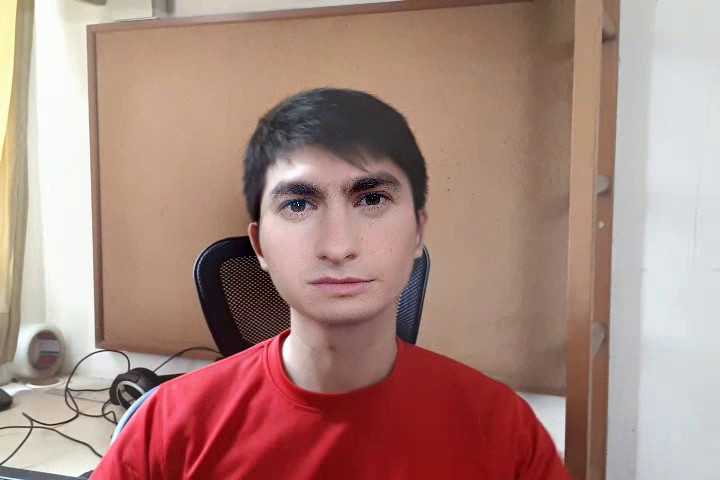
#> input picture frame 27 of videos/swap.avi, 720 x 480 px, given in place of bird.mp4, which was not available
$ python lucas_kanade_tracker.py   (older library calls are emulated)
#> lines starting #> are read from the running program, lines starting #| are printed output that depends on the picture; after the words box and inside, x2 and y2 are one past the last pixel; in counts of white or black regions, pixels touching at a corner belong together; pictures that were not available may be replaced by others from this repository, and a replacement may not be noted
### lucas_kanade/src/utils.py
"""
This module contains functions used to manipulate images in OpenCV and PIL's Image.
"""
import cv2
import numpy as np
from PIL import Image
import numpy as np
import math


def conv2d(image, kernel, padding='same'):
    image_height = image.shape[0]
    image_width = image.shape[1]
    kernel_height = kernel.shape[0]
    kernel_width = kernel.shape[1]
    offset_height = kernel_height // 2
    offset_width = kernel_width // 2
    padded_image = np.zeros(((image_height + offset_height * 2), (image_width + offset_width * 2)))
    output = np.zeros(((image_height + offset_height * 2), (image_width + offset_width * 2)))

    for i in range(image_height):
        for j in range(image_width):
            padded_image[i + offset_height][j + offset_width] = image[i][j]

    for x in range(image_height):
        for y in range(image_width):
            i = x + offset_height
            j = y + offset_width
            pi = padded_image[x:x+kernel_height, y:y+kernel_width]
            output[i][j] = np.sum(np.multiply(pi, kernel))

    return output[offset_height : offset_height + image_height, offset_width : offset_width + image_width]


def gaussWin(N, alpha=2.5):
    gw = np.zeros(N);
    for i in range(N):
        n = i - (N-1.0)/2
        arg = -1.0/2 * ((alpha * n/((N-1.0)/2)) ** 2)
        gw[i] = np.exp(arg)

    gw.shape = (N, 1)
    return gw


def sqr(x):
    return np.sum(np.multiply(x, x))


# [13 lines left out: function gauss, not called in this run]

# [5 lines that do not run on import are left out]

### lucas_kanade/src/lucas_kanade_tracker.py
import numpy as np
from utils import *
import cv2
from corner_detector import *
from constants import *

def pyramid_reduce(frame):
	sz = frame.shape
	a = 0.375
	ker1d = np.array([[0.25-a/2, 0.25, a, 0.25, 0.25-a/2]])
	kernel = np.kron(ker1d, ker1d.transpose())
	kernel = np.array([[1]])
	# kernel = gaussWin(13).dot(gaussWin(13).transpose())
	smoothened_frame = (conv2d(frame, kernel, 'same')).astype(np.float32)
	return smoothened_frame[::2, ::2]

def gen_pyramid(frame, max_level):
	pyr = []
	pyr.append(frame)
	for i in range(max_level - 1):
		pyr.append(pyramid_reduce(pyr[-1]))
	return pyr

def bitmap_to_feature_list(bitmap):
	feature_list = np.zeros((Constant.NUM_FEATURE_TO_TRACK, 1, 2), np.float32)
	sz = bitmap.shape
	c = 0
	for i in range(sz[0]):
		for j in range(sz[1]):
			if bitmap[i][j] != 0:
				feature_list[c] = [i, j]
				c += 1
	return feature_list

def find_good_features(frame):
	feature_list = corner_detector(frame, 7, 7)
	p0 = bitmap_to_feature_list(feature_list)
	return p0

def lk_pyr(frame1, frame2, kernel, coordinate):
	frame_height = frame1.shape[0]
	frame_width = frame1.shape[1]
	kernel_size = kernel.shape[0]
	min_img_size = 16
	max_pyr_level = int((np.log2(min(frame_width, frame_height)/min_img_size)))
	max_pyr_level = Constant.MAX_PYRAMID_LEVEL
	# print("max_pyr_level", max_pyr_level)
	pyramid1 = gen_pyramid(frame1, max_pyr_level)
	pyramid2 = gen_pyramid(frame2, max_pyr_level)
	velocity = np.zeros(coordinate.shape, np.float32)
	st = np.ones((coordinate.shape[0]))

	for level in range(max_pyr_level - 1, -1, -1):
		frame1 = pyramid1[level]
		frame2 = pyramid2[level]
		scaled_coordinate = coordinate * 1.0 / pow(2, level)
		scaled_coordinate2 = (coordinate + velocity * 2) / pow(2, level)
		addition_velocity, st1 = lk_one_level(frame1, frame2, kernel, scaled_coordinate, scaled_coordinate2)
		velocity = velocity * 2 + addition_velocity
		for i in range(st.shape[0]):
			if st1[i] == 0:
				st[i] = 0
	return coordinate + velocity, st

def lk_one_level(frame1, frame2, kernel, coordinate, coordinate2):
	frame1 = frame1.astype(np.float32)
	frame2 = frame2.astype(np.float32)
	kernel = kernel.astype(np.float32)
	frame_height = frame1.shape[0]
	frame_width = frame1.shape[1]
	kernel_size = kernel.shape[0]
	velocity = np.zeros(coordinate.shape, np.float32)
	st = np.ones((coordinate.shape[0]))

	offset = kernel_size // 2

	for k in range(coordinate.shape[0]):
		i , j = int(coordinate[k, 0, 1]), int(coordinate[k, 0, 0])
		i2, j2 = int(coordinate2[k, 0, 1]), int(coordinate2[k, 0, 0])

		Ix_w = np.zeros_like(kernel)
		Iy_w = np.zeros_like(kernel)
		It_w = np.zeros_like(kernel)

		for x in range(kernel_size):
			for y in range(kernel_size):
				r = i - offset + x
				c = j - offset + y
				r2 = i2 - offset + x
				c2 = j2 - offset + y
				if r >= 0 and c >= 0 and r < frame_height - 1 and c <frame_width - 1:
					Ix_w[x, y] = frame1[r, c + 1] - frame1[r, c]
					Iy_w[x, y] = frame1[r + 1, c] - frame1[r, c]
					It_w[x, y] = frame1[i, j] - frame2[i2, j2]
				else:
					st[k] = 0
					break

		z1 = z2 = z3 = z4 = b1 = b2 = 0
		for i1 in range(kernel_size):
			for j1 in range(kernel_size):
				z1 += Ix_w[i1, j1] * Ix_w[i1, j1] * kernel[i1, j1]
				z2 += Ix_w[i1, j1] * Iy_w[i1, j1] * kernel[i1, j1]
				z3 += Ix_w[i1, j1] * Iy_w[i1, j1] * kernel[i1, j1]
				z4 += Iy_w[i1, j1] * Iy_w[i1, j1] * kernel[i1, j1]
				b1 += It_w[i1, j1] * Ix_w[i1, j1] * kernel[i1, j1]
				b2 += It_w[i1, j1] * Iy_w[i1, j1] * kernel[i1, j1]
		Z = np.array([[z1, z2], [z3, z4]])
		B = np.array([[b1], [b2]])
		try:
			v = np.dot(np.linalg.inv(Z), B)
			velocity[k, 0, 0] = v[0]
			velocity[k, 0, 1] = v[1]
		except np.linalg.linalg.LinAlgError:
			st[k] = 0

	return velocity, st

if __name__ == "__main__":
	cap = cv2.VideoCapture('../videos/bird.mp4')
	ret, old_frame = cap.read()
#> old_frame is the input picture: shape (480, 720, 3); mean B, G, R 127.4, 136.4, 170.5
	old_gray = cv2.cvtColor(old_frame, cv2.COLOR_BGR2GRAY)
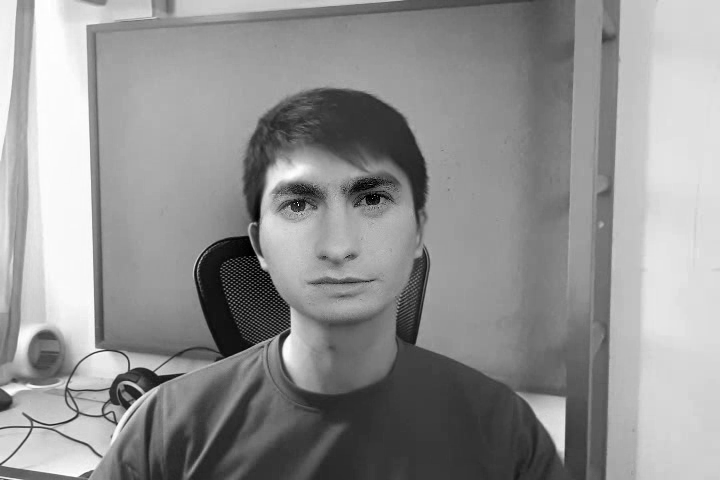
#> old_gray: shape (480, 720); min 0, max 255, mean 145.6
	width = int(cap.get(cv2.cv.CV_CAP_PROP_FRAME_WIDTH))
	height = int(cap.get(cv2.cv.CV_CAP_PROP_FRAME_HEIGHT))
	fourcc = cv2.cv.CV_FOURCC(*'XVID')
	writer = cv2.VideoWriter('../videos/bird_output.avi', fourcc, 20.0, (width, height))

	kernel = gaussWin(13).dot(gaussWin(13).transpose())
	c = 0
	for i in range(kernel.shape[0]):
		for j in range(kernel.shape[0]):
			c += kernel[i, j]
	lk_params = dict( winSize  = (15,15),
                  maxLevel = 2,
                  criteria = (cv2.TERM_CRITERIA_EPS | cv2.TERM_CRITERIA_COUNT, 10, 0.03))
	feature_params = dict( maxCorners = Constant.NUM_FEATURE_TO_TRACK,
                       qualityLevel = 0.3,
                       minDistance = 7,
                       blockSize = 7 )

	# print("shape", p0.shape)
	color = np.random.randint(0,255,(Constant.NUM_FEATURE_TO_TRACK,3))
	mask = np.zeros_like(old_frame)
	counter = 0;
	while(1):
	    if counter % Constant.FEATURE_RESET_INTERVAL == 0:
	        p0 = cv2.goodFeaturesToTrack(old_gray, mask = None, **feature_params)
#> p0 = 32 rows, first 8: [142, 393], [31, 426], [104, 414], [114, 423], [132, 366], [111, 414], [78, 412], [69, 386]
	        # p0 = find_good_features(old_gray)
	        mask = np.zeros_like(old_frame)
	    counter += 1
	    ret,frame = cap.read()
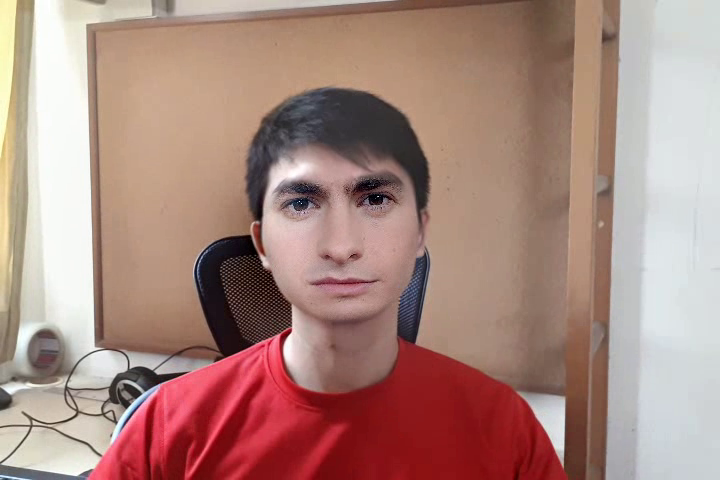
#> input picture frame 28 of videos/swap.avi, 720 x 480 px, given in place of bird.mp4, which was not available
#> frame is the input picture: shape (480, 720, 3); mean B, G, R 127.6, 136.4, 170.6
	    frame_gray = cv2.cvtColor(frame, cv2.COLOR_BGR2GRAY)
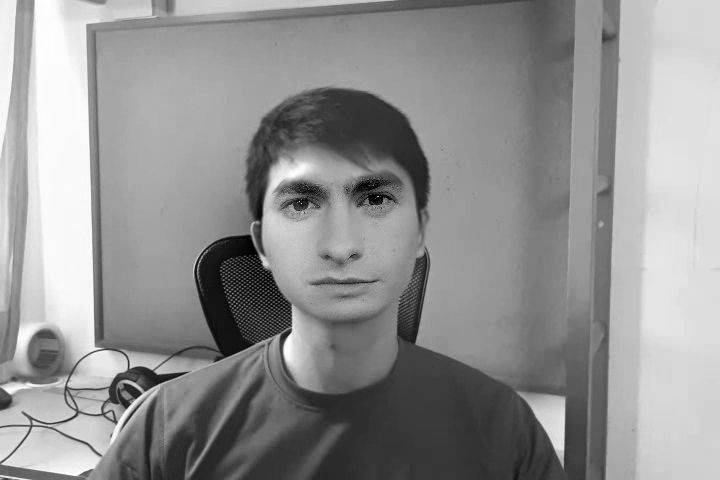
#> frame_gray: shape (480, 720); min 0, max 255, mean 145.6
	    cv2.imwrite("frameee1.jpg", frame_gray)
	    # calculate optical flow
	    # p1, st, err = cv2.calcOpticalFlowPyrLK(old_gray, frame_gray, p0, None, **lk_params)
	    p1, st = lk_pyr(old_gray, frame_gray, kernel, p0)
#> after the loop in gen_pyramid, `for i in range(max_level - 1):`: pyr = 2 items
#> the loop in lk_pyr, `for level in range(max_pyr_level - 1, -1, -1):` made 2 passes
#> pass 1, in lk_pyr, `frame1 = pyramid1[level]`:
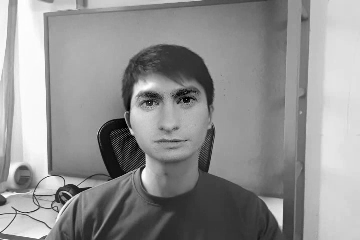
#> frame1: shape (240, 360) float32; min 0, max 255, mean 145.6
#> pass 1, in lk_pyr, `frame2 = pyramid2[level]`:
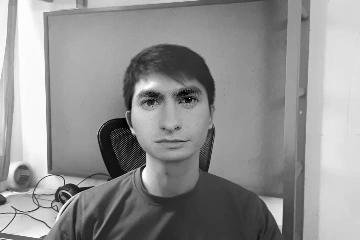
#> frame2: shape (240, 360) float32; min 0, max 255, mean 145.7
#> after the loop in lk_pyr, `for level in range(max_pyr_level - 1, -1, -1):`: st = 32 values, max 1 at index 0, min 0 at index 17, mean 0.969; velocity = 32 rows, first 8: [0.134, 0.0738], [-0.0338, 0.0506], [0.0262, -0.018], [-0.0419, -0.446], [-0.0367, 0.144], [0.00648, -0.00487], [-0.0276, -0.00828], [0.201, -0.266]
#> p1 = 32 rows, first 8: [142.1, 393.1], [30.97, 426.1], [104, 414], [114, 422.6], [132, 366.1], [111, 414], [77.97, 412], [69.2, 385.7]
	    # Select good points
	    good_new = p1[st==1]
#> good_new = 31 rows, first 8: [142.1, 393.1], [30.97, 426.1], [104, 414], [114, 422.6], [132, 366.1], [111, 414], [77.97, 412], [69.2, 385.7]
	    good_old = p0[st==1]
#> good_old = 31 rows, first 8: [142, 393], [31, 426], [104, 414], [114, 423], [132, 366], [111, 414], [78, 412], [69, 386]
	    # draw the tracks
	    for i,(new,old) in enumerate(zip(good_new,good_old)):
	        a,b = new.ravel()
	        c,d = old.ravel()
	        cv2.line(mask, (a,b),(c,d), color[i].tolist(), 2)
	        cv2.circle(frame,(a,b),5,color[i].tolist(),-1)
#> this loop made 31 passes
#> (a, b, c, d) on passes 1 to 12: (142.1, 393.1, 142, 393), (30.97, 426.1, 31, 426), (104, 414, 104, 414), (114, 422.6, 114, 423), (132, 366.1, 132, 366), (111, 414, 111, 414), (77.97, 412, 78, 412), (69.2, 385.7, 69, 386), (155.3, 371.7, 156, 371), (287.7, 326.5, 287, 327), (106.2, 391, 106, 391), (296, 201, 296, 201)
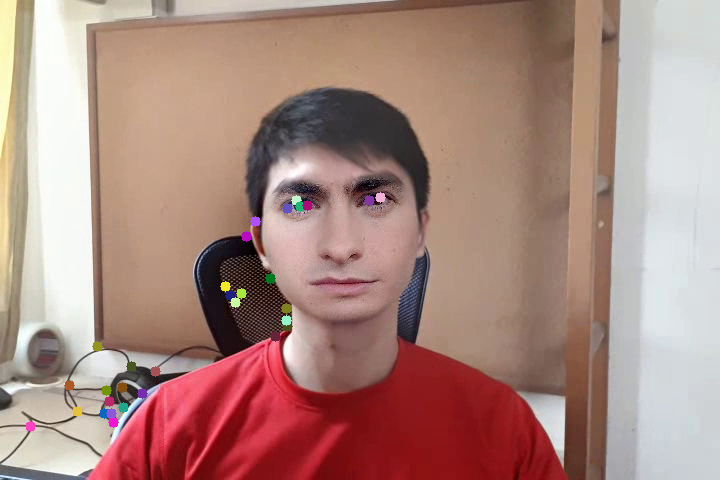
#> frame: shape (480, 720, 3); 0.7% of pixels changed, all inside (x1, y1, x2, y2) = (25, 192, 386, 432)
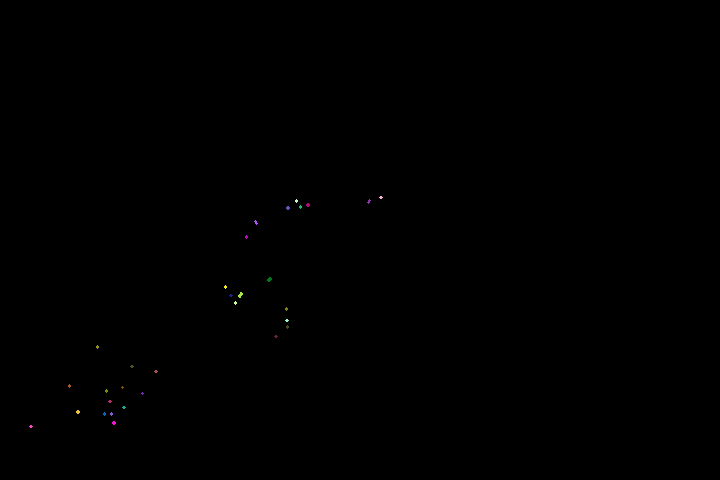
#> mask: shape (480, 720, 3); mean B, G, R 0.1, 0.1, 0.1
	    img = cv2.add(frame,mask)
	    writer.write(img)
	    cv2.imshow('frame',img)
	    k = cv2.waitKey(30) & 0xff
#> (key Esc is pressed here)
	    if k == 27:
	        break
	    # Now update the previous frame and previous points
	    old_gray = frame_gray.copy()
	    p0 = good_new.reshape(-1,1,2)
	cv2.destroyAllWindows()
	cap.release()
	writer.release()

$ run again, starting later in the video
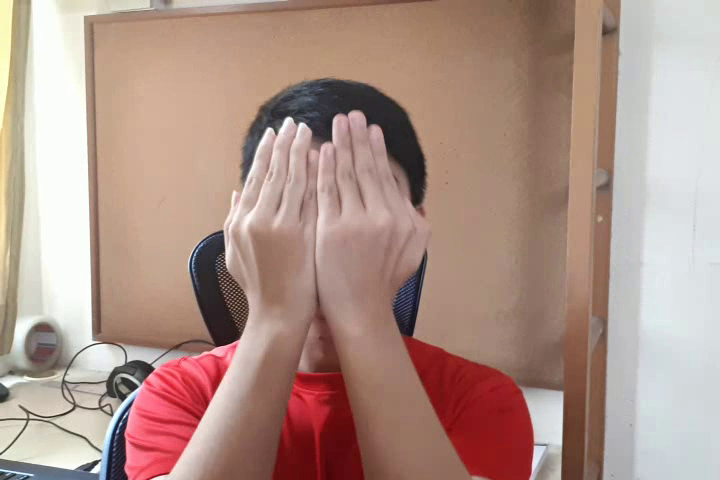
#> input picture frame 121 of videos/swap.avi, 720 x 480 px, given in place of bird.mp4, which was not available
#> old_frame is the input picture: shape (480, 720, 3); mean B, G, R 136.9, 147.2, 175.1
#> p0 = 33 rows, first 8: [138, 385], [27, 419], [110, 414], [99, 406], [128, 359], [154, 369], [220, 232], [75, 405]
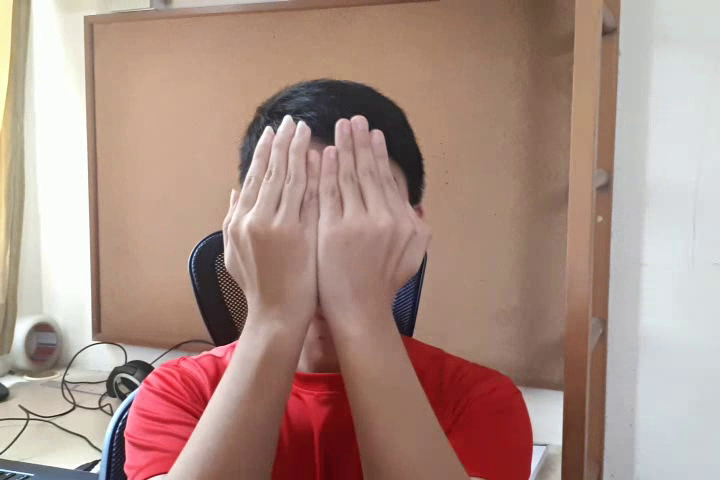
#> input picture frame 122 of videos/swap.avi, 720 x 480 px, given in place of bird.mp4, which was not available
#> frame is the input picture: shape (480, 720, 3); mean B, G, R 133.7, 143.7, 171.7
#> after the loop in gen_pyramid, `for i in range(max_level - 1):`: pyr = 2 items
#> after the loop in lk_pyr, `for level in range(max_pyr_level - 1, -1, -1):`: st = 33 values, max 1 at index 0, min 0 at index 14, mean 0.97; velocity = 33 rows, first 8: [0.144, -0.00105], [-0.0287, 0.0644], [0.0122, 0.0629], [0.193, 0.101], [0.0269, -0.121], [-0.363, 0.225], [-0.204, 0.235], [-0.0817, -0.00328]
#> `p1, st = lk_pyr(old_gray, frame_gray, kernel, p0)`: p1 = 33 rows, first 8: [138.1, 385], [26.97, 419.1], [110, 414.1], [99.19, 406.1], [128, 358.9], [153.6, 369.2], [219.8, 232.2], [74.92, 405]
#> good_new = 32 rows, first 8: [138.1, 385], [26.97, 419.1], [110, 414.1], [99.19, 406.1], [128, 358.9], [153.6, 369.2], [219.8, 232.2], [74.92, 405]
#> good_old = 32 rows, first 8: [138, 385], [27, 419], [110, 414], [99, 406], [128, 359], [154, 369], [220, 232], [75, 405]
#> the loop `for i,(new,old) in enumerate(zip(good_new,good_old)):` made 32 passes
#> (a, b, c, d) on passes 1 to 8: (138.1, 385, 138, 385), (26.97, 419.1, 27, 419), (110, 414.1, 110, 414), (99.19, 406.1, 99, 406), (128, 358.9, 128, 359), (153.6, 369.2, 154, 369), (219.8, 232.2, 220, 232), (74.92, 405, 75, 405)
#> after the loop `for i,(new,old) in enumerate(zip(good_new,good_old)):`:
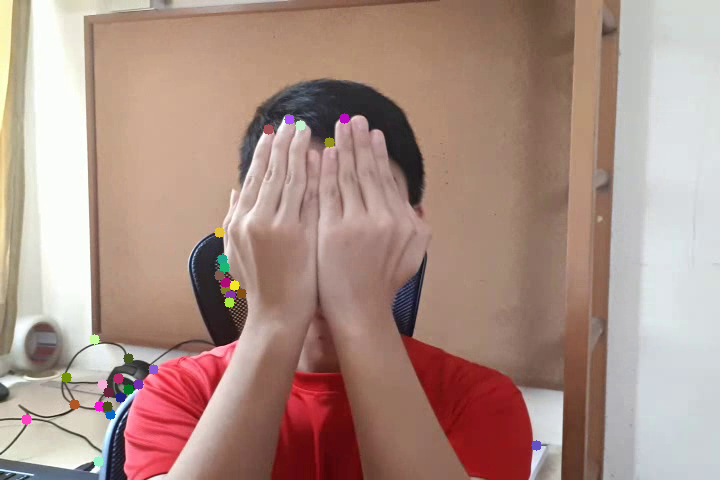
#> frame: shape (480, 720, 3); 0.73% of pixels changed, all inside (x1, y1, x2, y2) = (21, 113, 542, 467)

$ run again, starting later in the video
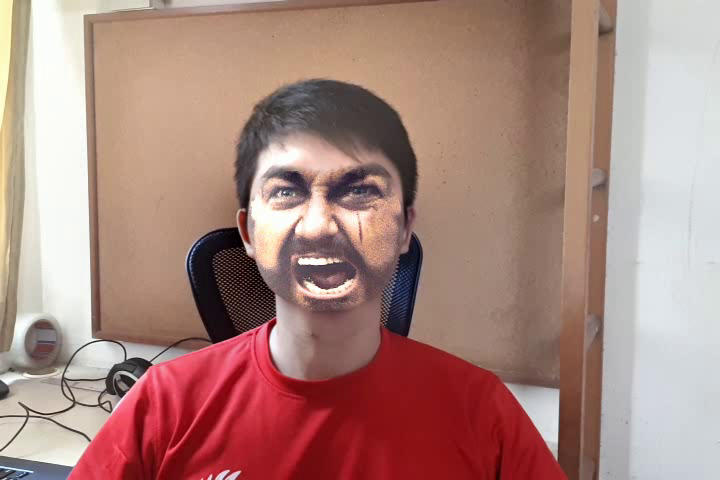
#> input picture frame 216 of videos/swap.avi, 720 x 480 px, given in place of bird.mp4, which was not available
#> old_frame is the input picture: shape (480, 720, 3); mean B, G, R 126.5, 134.5, 170.7
#> p0 = 21 rows, first 8: [26, 415], [100, 403], [136, 381], [109, 411], [129, 356], [282, 193], [150, 362], [74, 402]
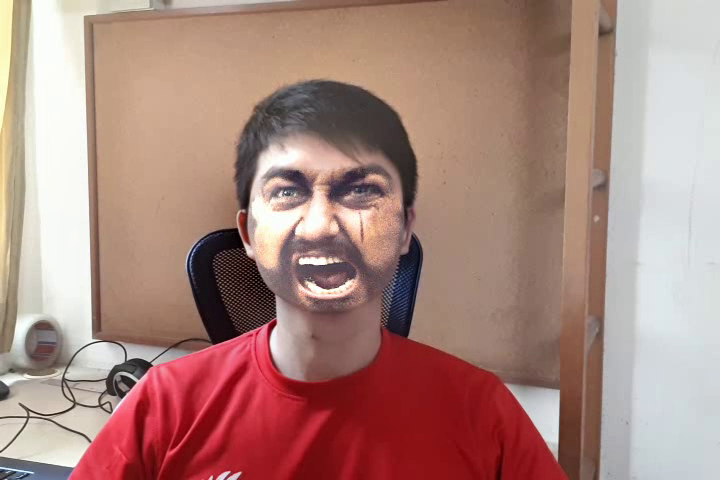
#> input picture frame 217 of videos/swap.avi, 720 x 480 px, given in place of bird.mp4, which was not available
#> frame is the input picture: shape (480, 720, 3); mean B, G, R 126.8, 135, 170.9
#> after the loop in gen_pyramid, `for i in range(max_level - 1):`: pyr = 2 items
#> after the loop in lk_pyr, `for level in range(max_pyr_level - 1, -1, -1):`: st = 21 values, max 1 at index 0, min 0 at index 20, mean 0.952; velocity = 21 rows, first 8: [0.151, 0.0112], [0.0106, -0.0127], [-0.191, 0.0239], [0.0229, -0.749], [0.0125, 0.00897], [1.06, -1.18], [0.305, -0.28], [-0.0534, -0.0342]
#> `p1, st = lk_pyr(old_gray, frame_gray, kernel, p0)`: p1 = 21 rows, first 8: [26.15, 415], [100, 403], [135.8, 381], [109, 410.3], [129, 356], [283.1, 191.8], [150.3, 361.7], [73.95, 402]
#> good_new = 20 rows, first 8: [26.15, 415], [100, 403], [135.8, 381], [109, 410.3], [129, 356], [283.1, 191.8], [150.3, 361.7], [73.95, 402]
#> good_old = 20 rows, first 8: [26, 415], [100, 403], [136, 381], [109, 411], [129, 356], [282, 193], [150, 362], [74, 402]
#> the loop `for i,(new,old) in enumerate(zip(good_new,good_old)):` made 20 passes
#> (a, b, c, d) on passes 1 to 8: (26.15, 415, 26, 415), (100, 403, 100, 403), (135.8, 381, 136, 381), (109, 410.3, 109, 411), (129, 356, 129, 356), (283.1, 191.8, 282, 193), (150.3, 361.7, 150, 362), (73.95, 402, 74, 402)
#> after the loop `for i,(new,old) in enumerate(zip(good_new,good_old)):`:
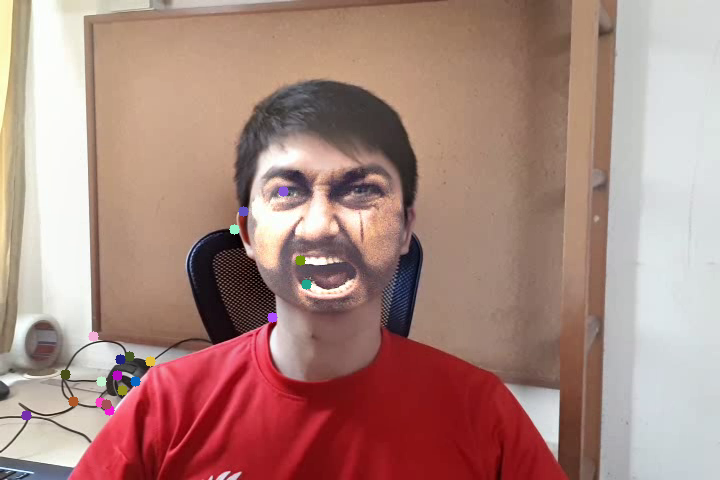
#> frame: shape (480, 720, 3); 0.46% of pixels changed, all inside (x1, y1, x2, y2) = (21, 186, 312, 421)
